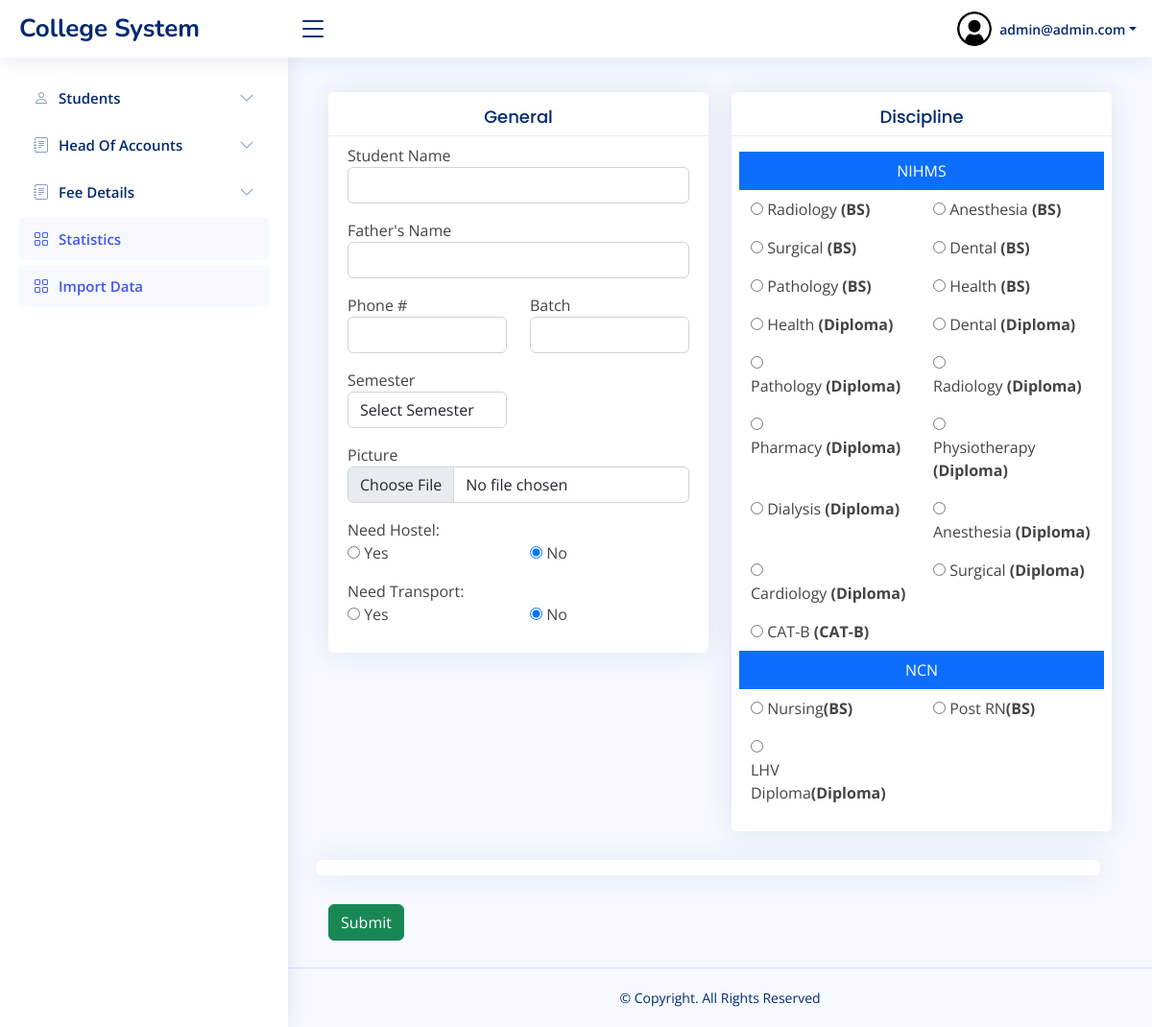
Screenshot of /views/students/add_student.php (signed in) with the database file from the repository.
### tables this page shows
CREATE TABLE `discipline` (
  `id` int(11) NOT NULL,
  `discipline_name` varchar(512) DEFAULT NULL,
  `branch` varchar(512) DEFAULT NULL,
  `program` varchar(255) DEFAULT NULL,
  `system_type` varchar(64) DEFAULT NULL,
  `num_of_semesters` int(11) DEFAULT 0,
  `num_of_years` int(11) DEFAULT 0,
  `status` varchar(11) NOT NULL DEFAULT '1'
);

### views/students/add_student.php (the view, shortened to what this page needs)
<?php
include '../../includes/header.php';
include '../../includes/sidebar.php';
?>
<main id="main" class="main">
<div class="container pt-0 pb-2">
    <form id="new_student_form"  method="post" action="#" onsubmit="add_student_db();return false">
      <div class="row mt-3">
        <div class="col-md-6">
          <div class="card card-primary">
            <div class="card-header pb-0">
              <h3 class="card-title text-center py-0">General</h3>
            </div>
            <div class="card-body">
              <div class="row">
              <div class="form-group py-2">
                <label for="student_name">Student Name</label>
                <input type="text" id="student_name"  name="student_name" class="form-control" required>
              </div>
              <div class="form-group py-2">
                <label for="father_name">Father's Name</label>
                <input type="text" id="father_name" name="father_name" class="form-control" required>
              </div>
              <div class="form-group py-2 col-12 col-md-6">
                <label for="phone">Phone #</label>
                <input type="text" id="phone" name="phone" class="form-control">
              </div>
              <div class="form-group py-2 col-12 col-md-6">
                <label for="batch">Batch</label>
                <input type="text" id="batch" name="batch" class="form-control" required>
              </div>
              <div class="form-group py-2 col-12 col-md-6">
                <label for="semester">Semester</label>
                <select id="semester" name="semester" class="form-control custom-select" >
                  <option selected disabled>Select Semester</option>
                </select>
              </div>
              <div class="form-group py-2">
                <label for="picture">Picture</label>
                <input type="file" id="picture" name="picture" class="form-control">
              </div>
              <div class="form-group py-2 ">
                <label for="picture">Need Hostel:</label>
                <div class="row">
                  <div class="col-12 col-md-6">
                    <input type="radio" id="hostellite_yes" name="hostellite" class="custom-control-input" value="1">
                    <label for="hostellite_yes" class="custom-control-label">Yes</label>
                  </div>
                  <div class="col-12 col-md-6">
                    <input type="radio" id="hostellite_no" name="hostellite" class="custom-control-input" value="2" checked>
                    <label for="hostellite_no" class="custom-control-label">No</label>
                  </div>
                </div>
              </div>
              <div class="form-group py-2">
                <label for="picture">Need Transport:</label>
                <div class="row">
                  <div class="col-12 col-md-6">
                    <input type="radio" id="transport_yes" name="transport" class="custom-control-input" value="1">
                    <label for="transport_yes" class="custom-control-label">Yes</label>
                  </div>
                  <div class="col-12 col-md-6">
                    <input type="radio" id="transport_no" name="transport" class="custom-control-input" value="2" checked>
                    <label for="transport_no" class="custom-control-label">No</label>
                  </div>
                </div>
              </div>
              </div>
            </div>
          </div>
        </div>
        <div class="col-md-6">
          <div class="card card-secondary">
            <div class="card-header pb-0">
              <h3 class="card-title text-center py-0">Discipline</h3>
            </div>
            <div class="card-body">
                <div class="row mt-3">
                    <div class="col-12 d-flex justify-content-center bg-primary text-white "><label class="p-2">NIHMS</label></div>
                    <?php
                    $ret=mysqli_query($con,"SELECT * FROM `discipline` WHERE `status` = '1' AND `branch` ='nihms'");
                    while ($row=mysqli_fetch_array($ret))
                    {
                        ?>
                        <div class="col-12 col-md-6 form-group py-2">
                            <div class="custom-control custom-radio">
                                <input class="custom-control-input" onchange="populate_hoa_div(this.value)" type="radio" id="discipline<?=$row['id']?>" name="discipline" value="<?=$row['id']?>" required>
                                <label for="discipline<?=$row['id']?>" class="custom-control-label"><?=$row['discipline_name']?> <b>(<?=$row['program']?>)</b> </label>
                            </div>
                        </div>
                        <?php
                    }
                    ?>
                </div>
                <div class="row">
                <div class="col-12 d-flex justify-content-center bg-primary text-white "><label class="p-2">NCN</label></div>
                    <?php
                    $ret=mysqli_query($con,"SELECT * FROM `discipline` WHERE `status` = '1' AND `branch` ='ncn'");
                    while ($row=mysqli_fetch_array($ret))
                    {
                        ?>
                        <div class="col-12 col-md-6 form-group py-2">
                            <div class="custom-control custom-radio">
                                <input class="custom-control-input" onchange="populate_hoa_div(this.value)" type="radio" id="discipline<?=$row['id']?>" name="discipline" value="<?=$row['id']?>" required>
                                <label for="discipline<?=$row['id']?>" class="custom-control-label"><?=$row['discipline_name']?><b>(<?=$row['program']?>)</b> </label>
                            </div>
                        </div>
                        <?php
                    }
                ?>
                </div>
            </div>
          </div>
        </div>
      </div>
      <div class="row card py-2 col-12" id="hoa_div"></div>
      <div class="row">
        <div class="col-12">
          <input type="submit" class="btn btn-success float-right">
        </div>
      </div>
      </form>
</div>
</main>
<?php
include '../../includes/footer.php';
?>

### assets/css/style.css (style rules this page uses)
:root { scroll-behavior: smooth; }
body { font-family: "Open Sans", sans-serif; background: #f6f9ff; color: #444444; }
h1, h2, h3, h4, h5, h6 { font-family: "Nunito", sans-serif; }
#main { margin-top: 60px; padding: 20px 30px; transition: all 0.3s; }
.card { margin-bottom: 30px; border: none; border-radius: 5px; box-shadow: 0px 0 30px rgba(1, 41, 112, 0.1); }
.card-header, .card-footer { border-color: #ebeef4; background-color: #fff; color: #798eb3; padding: 15px; }
.card-title { padding: 20px 0 15px 0; font-size: 18px; font-weight: 500; color: #012970; font-family: "Poppins", sans-serif; }
.card-body { padding: 0 20px 20px 20px; }
@media (min-width: 1200px) { #main, #footer { margin-left: 300px; } }

### rows the page displays
discipline: discipline_name "Radiology", program "BS"
discipline: discipline_name "Anesthesia", program "BS"
discipline: discipline_name "Surgical", program "BS"
discipline: discipline_name "Dental", program "BS"
discipline: discipline_name "Pathology", program "BS"
discipline: discipline_name "Health", program "BS"
discipline: discipline_name "Health", program "Diploma"
discipline: discipline_name "Dental", program "Diploma"
discipline: discipline_name "Pathology", program "Diploma"
discipline: discipline_name "Radiology", program "Diploma"
discipline: discipline_name "Pharmacy", program "Diploma"
discipline: discipline_name "Physiotherapy", program "Diploma"
discipline: discipline_name "Dialysis", program "Diploma"
discipline: discipline_name "Anesthesia", program "Diploma"
discipline: discipline_name "Cardiology", program "Diploma"
discipline: discipline_name "Surgical", program "Diploma"
discipline: discipline_name "CAT-B", program "CAT-B"
discipline: discipline_name "Nursing", program "BS"
discipline: discipline_name "Post RN", program "BS"
discipline: discipline_name "LHV Diploma", program "Diploma"

### other values shown
$user_email "admin@admin.com"
